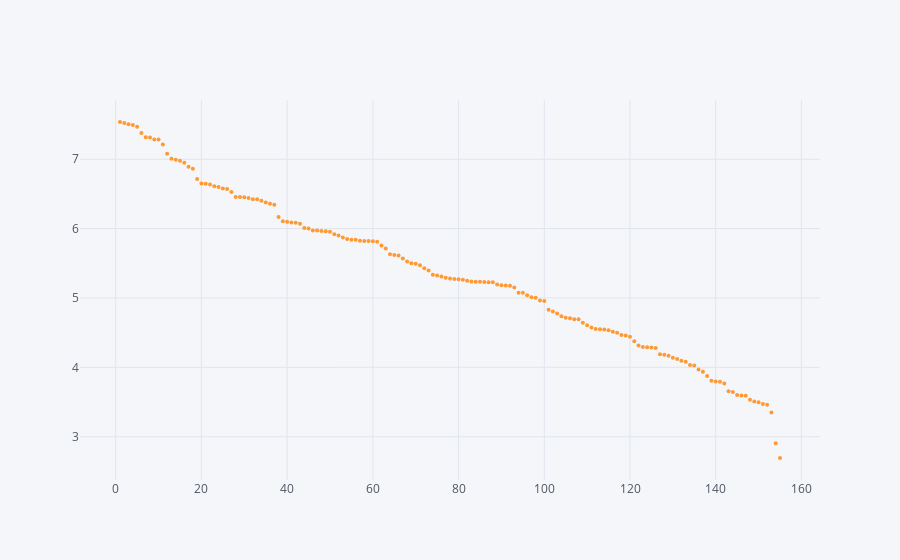

The code cell stored with this chart in its notebook:
### Markdown cell above
# ---------------------------------------------------------------------------------------------------------
# Ver correlação entre os atributos

### Correlação entre posição do ranking  e score de felicidade quase perfeita

### Code cell
ano_17.iplot(kind='scatter',x='Happiness.Rank',y='Happiness.Score',mode='markers',size=4)

### Figure 1 — Plotly figure (JSON) as saved in the notebook; plotly's stock layout.template omitted (floating-point values rounded to 4 significant figures; data arrays with more than 128 entries replaced by an {"elided": "..."} marker saying what was removed)
{"data": [{"line": {"color": "rgba(255, 153, 51, 1.0)", "dash": "solid", "width": 1.3}, "marker": {"size": 4, "symbol": "dot"}, "mode": "markers", "name": "Happiness.Score", "text": "", "type": "scatter", "x": {"elided": "155 int values"}, "y": {"elided": "155 float values"}}], "layout": {"legend": {"bgcolor": "#F5F6F9", "font": {"color": "#4D5663"}}, "paper_bgcolor": "#F5F6F9", "plot_bgcolor": "#F5F6F9", "titlefont": {"color": "#4D5663"}, "xaxis1": {"gridcolor": "#E1E5ED", "showgrid": true, "tickfont": {"color": "#4D5663"}, "title": "", "titlefont": {"color": "#4D5663"}, "zerolinecolor": "#E1E5ED"}, "yaxis1": {"gridcolor": "#E1E5ED", "showgrid": true, "tickfont": {"color": "#4D5663"}, "title": "", "titlefont": {"color": "#4D5663"}, "zerolinecolor": "#E1E5ED"}}}
